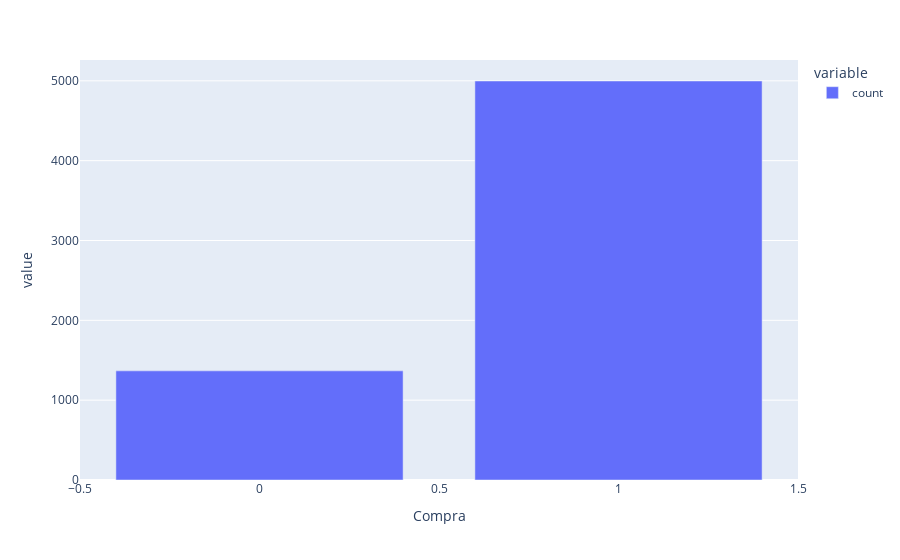
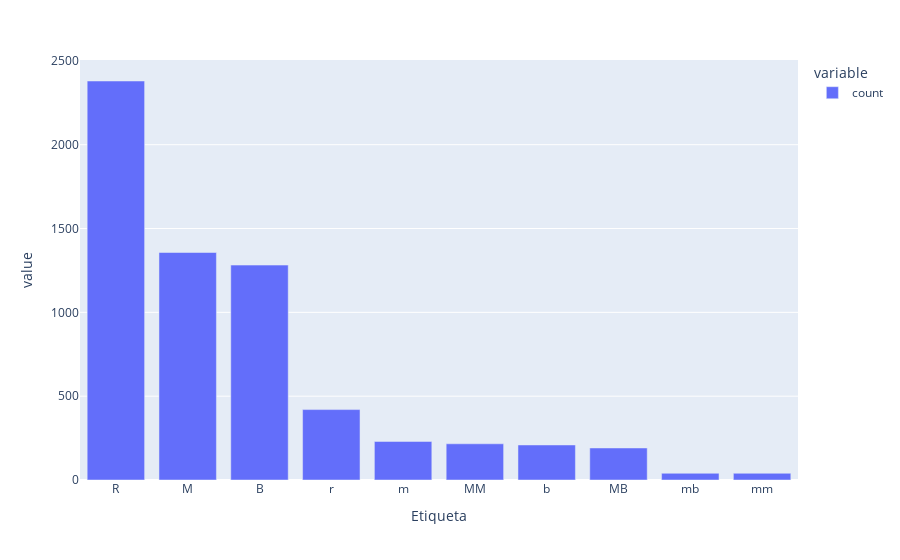
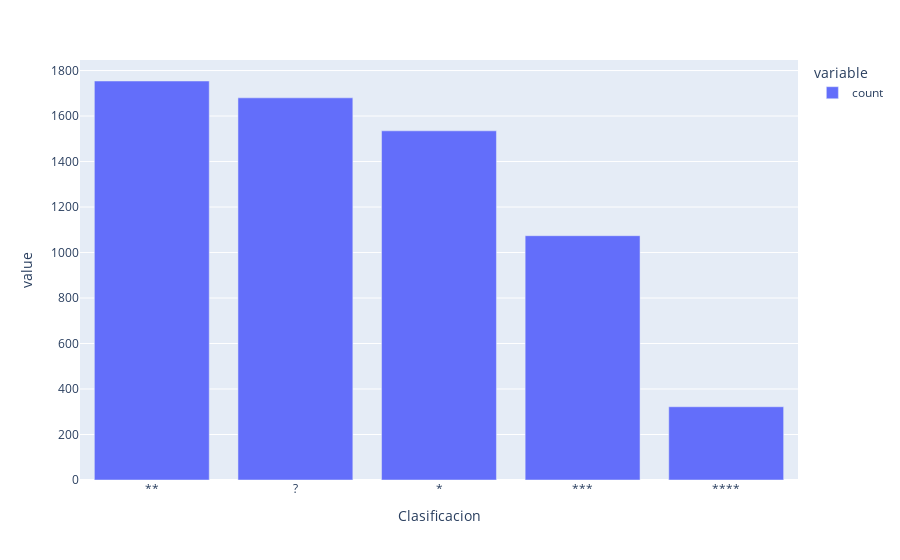
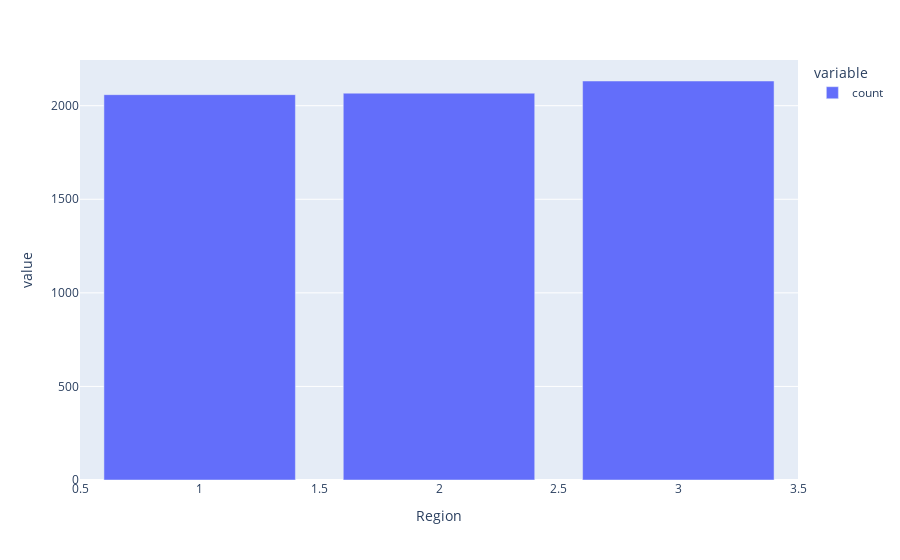

Here is the notebook cell these charts were saved with, in order:
### Code cell
# Integrar el proceso en una sola función que pueda ser aplicada a todas o parte de las columnas
def plot(col):
     if col.dtypes != 'category':
        print('Cont')
        histogram_boxplot(col, xlabel = col.name, title = 'Distibución continua')
     else:
        print('Cat')
        cat_plot(col).show()
        
# Aplicar a una serie de columas 1:9 del data
vinos.apply(plot)

### Figure 1 — Plotly figure (JSON) as saved in the notebook; plotly's stock layout.template omitted (floating-point values rounded to 4 significant figures)
{"data": [{"alignmentgroup": "True", "hovertemplate": "variable=count<br>Compra=%{x}<br>value=%{y}<extra></extra>", "legendgroup": "count", "marker": {"color": "#636efa", "pattern": {"shape": ""}}, "name": "count", "offsetgroup": "count", "orientation": "v", "showlegend": true, "textposition": "auto", "type": "bar", "x": [1, 0], "xaxis": "x", "y": [4998, 1367], "yaxis": "y"}], "layout": {"barmode": "relative", "legend": {"title": {"text": "variable"}, "tracegroupgap": 0}, "margin": {"t": 60}, "width": 900, "xaxis": {"anchor": "y", "domain": [0, 1], "title": {"text": "Compra"}}, "yaxis": {"anchor": "x", "domain": [0, 1], "title": {"text": "value"}}}}

### Figure 2 — Plotly figure (JSON) as saved in the notebook; plotly's stock layout.template omitted (floating-point values rounded to 4 significant figures)
{"data": [{"alignmentgroup": "True", "hovertemplate": "variable=count<br>Etiqueta=%{x}<br>value=%{y}<extra></extra>", "legendgroup": "count", "marker": {"color": "#636efa", "pattern": {"shape": ""}}, "name": "count", "offsetgroup": "count", "orientation": "v", "showlegend": true, "textposition": "auto", "type": "bar", "x": ["R", "M", "B", "r", "m", "MM", "b", "MB", "mb", "mm"], "xaxis": "x", "y": [2380, 1357, 1282, 420, 230, 216, 209, 191, 40, 40], "yaxis": "y"}], "layout": {"barmode": "relative", "legend": {"title": {"text": "variable"}, "tracegroupgap": 0}, "margin": {"t": 60}, "width": 900, "xaxis": {"anchor": "y", "domain": [0, 1], "title": {"text": "Etiqueta"}}, "yaxis": {"anchor": "x", "domain": [0, 1], "title": {"text": "value"}}}}

### Figure 3 — Plotly figure (JSON) as saved in the notebook; plotly's stock layout.template omitted (floating-point values rounded to 4 significant figures)
{"data": [{"alignmentgroup": "True", "hovertemplate": "variable=count<br>Clasificacion=%{x}<br>value=%{y}<extra></extra>", "legendgroup": "count", "marker": {"color": "#636efa", "pattern": {"shape": ""}}, "name": "count", "offsetgroup": "count", "orientation": "v", "showlegend": true, "textposition": "auto", "type": "bar", "x": ["**", "?", "*", "***", "****"], "xaxis": "x", "y": [1754, 1680, 1535, 1074, 322], "yaxis": "y"}], "layout": {"barmode": "relative", "legend": {"title": {"text": "variable"}, "tracegroupgap": 0}, "margin": {"t": 60}, "width": 900, "xaxis": {"anchor": "y", "domain": [0, 1], "title": {"text": "Clasificacion"}}, "yaxis": {"anchor": "x", "domain": [0, 1], "title": {"text": "value"}}}}

### Figure 4 — Plotly figure (JSON) as saved in the notebook; plotly's stock layout.template omitted (floating-point values rounded to 4 significant figures)
{"data": [{"alignmentgroup": "True", "hovertemplate": "variable=count<br>Region=%{x}<br>value=%{y}<extra></extra>", "legendgroup": "count", "marker": {"color": "#636efa", "pattern": {"shape": ""}}, "name": "count", "offsetgroup": "count", "orientation": "v", "showlegend": true, "textposition": "auto", "type": "bar", "x": [3, 2, 1], "xaxis": "x", "y": [2132, 2067, 2059], "yaxis": "y"}], "layout": {"barmode": "relative", "legend": {"title": {"text": "variable"}, "tracegroupgap": 0}, "margin": {"t": 60}, "width": 900, "xaxis": {"anchor": "y", "domain": [0, 1], "title": {"text": "Region"}}, "yaxis": {"anchor": "x", "domain": [0, 1], "title": {"text": "value"}}}}
